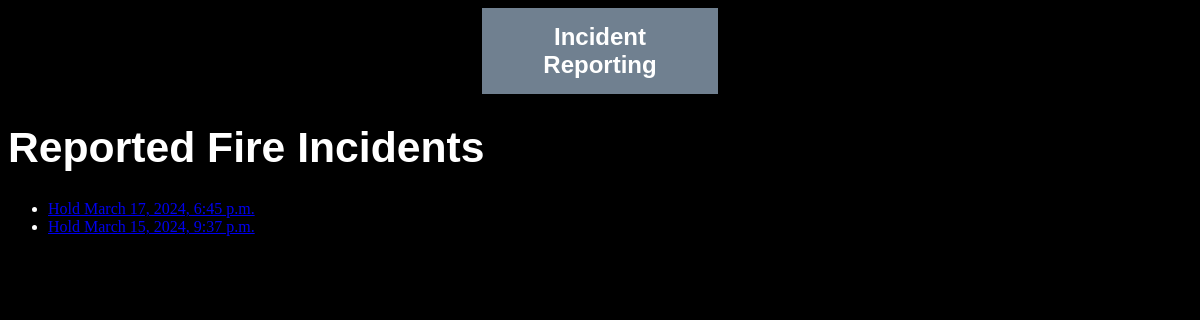
The page /Report/fire_list on the database as committed earlier.
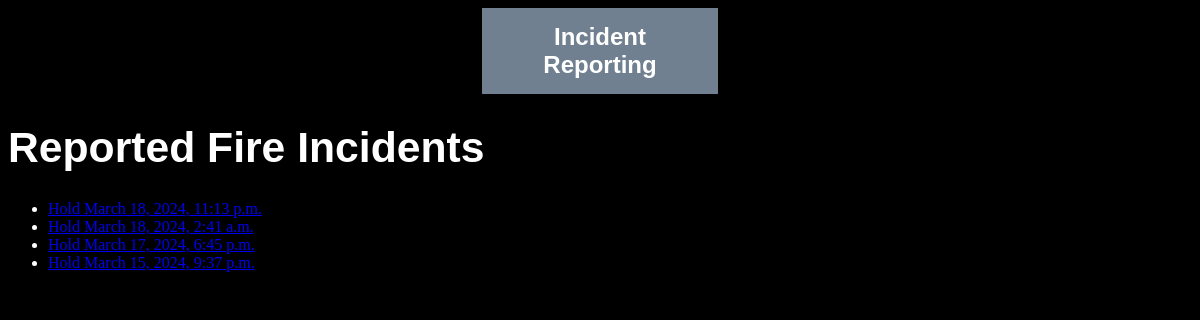
The same page on the database as committed later.
### Report/models.py (models this page shows, shortened)
class FireReport(models.Model):
    user = models.ForeignKey(User, on_delete=models.SET_NULL, null=True, related_name='FireCreator')
    created = models.DateTimeField(auto_now_add=True)
    updated = models.DateTimeField(auto_now=True)
    date_and_time_of_incident_start = models.DateTimeField()
    date_and_time_of_incident_end = models.DateTimeField()
    incident_commander = models.ForeignKey(User, on_delete=models.SET_NULL, null=True, related_name='FireCommander')
    incident_type = models.ForeignKey(IncidentType, on_delete=models.SET_NULL, null=True)
    cause_of_incident = models.CharField(max_length=140)
    actions_taken = models.TextField()
    equipment_used = models.TextField()
    debrief_attendance = models.TextField()
    positive_notes = models.TextField()
    areas_of_improvement = models.TextField()
    debrief_commander = models.ForeignKey(User, on_delete=models.SET_NULL, null=True,related_name='FireDebriefCommander')
    debrief_date_time = models.DateTimeField()
    class Meta:
        ordering = ['-created']

class IncidentType(models.Model):
    type = models.CharField(max_length=100)
    description = models.CharField(max_length=140,blank=True, null=True)
    def __str__(self):
        return self.type

### Report/views.py (the view)
# urls.py: path('fire_list',FireListView.as_view(),name='fire_list'),
class FireListView(ListView):
    model = FireReport

### Report/templates/Report/firereport_list.html
{% extends 'base.html' %}
{% block content %}
<h1>Reported Fire Incidents</h1>
<ul>{% for firereport in object_list %}
    <li><a href="/Report/firereport_detail/{{firereport.id}}">{{firereport.incident_type}} {{firereport.created}}</a></li>
{% endfor %}
</ul>
{% endblock %}

### templates/base.html (shortened to what this page needs)
<!DOCTYPE html>
<html lang="en">
    <head>
    </head>
    <body>
<div class="container">
    <div class="homeBody">
    <form action="/Report/" type="POST">
        <button class ="homer" type="submit" value="Home Button">Incident Reporting</button>
        </form></div>
    {% block content %}
    {% endblock %}
</div>
    </body>
</html>

### templates/base.html (style rules this page uses)
body { background-color: black; color: white; }
h1 { font-family: Verdana, Geneva, Tahoma, sans-serif; font-size: 32pt; font-style: none; font-weight: none; }
div.homeBody { text-align: center; align-content: center; }
button.homer { align-content: center; height: 160; width: 20%; background-color: slategrey; border: none; color: white; padding: 15px 32px; text-align: center; text-decoration: none; font-weight: bold; font-style: none; display: inline-block; font-size: 2vw; }

Rows that differ between the two databases and show on the page:
added FireReport: incident_type "Hold", created "March 18, 2024, 11:13 p.m."
added FireReport: incident_type "Hold", created "March 18, 2024, 2:41 a.m."
